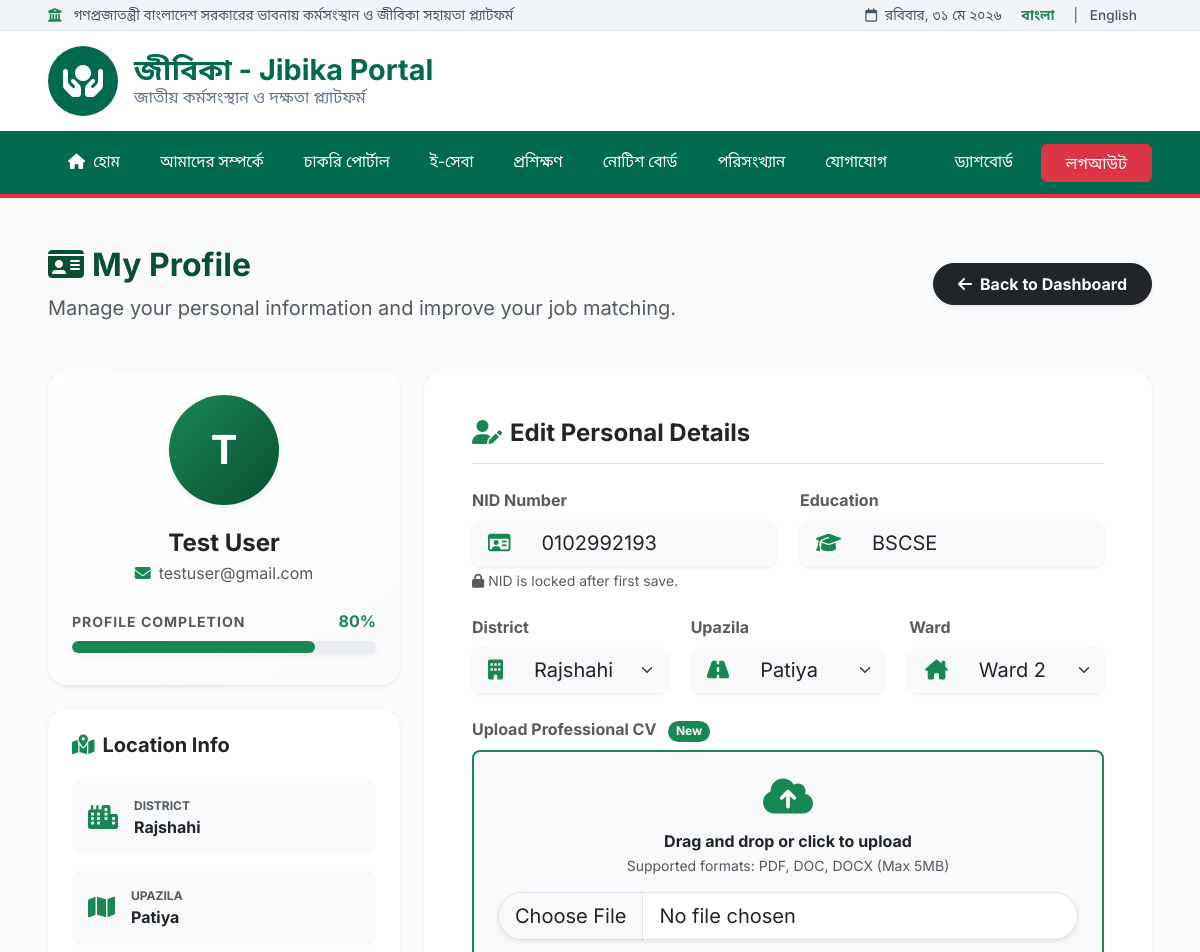
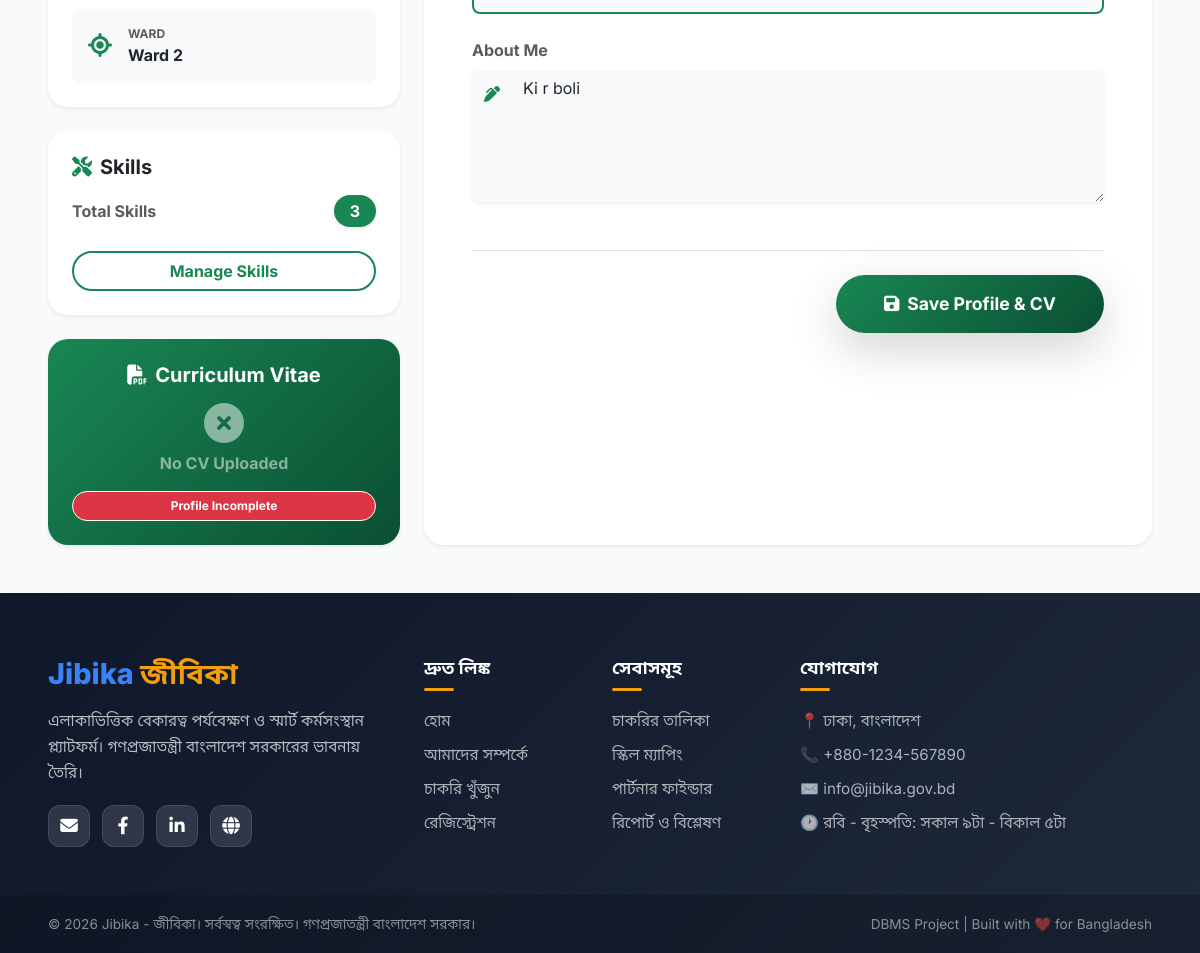
Screenshot of /main/jobseeker/profile.php (signed in) with the database file from the repository (2 pictures, top to bottom).
### tables this page shows
CREATE TABLE `job_seeker_profiles` (
  `profile_id` int(11) NOT NULL AUTO_INCREMENT,
  `user_id` int(11) NOT NULL,
  `nid` varchar(30) DEFAULT NULL,
  `district` varchar(100) DEFAULT NULL,
  `upazila` varchar(100) DEFAULT NULL,
  `education` varchar(150) DEFAULT NULL,
  `skills` text DEFAULT NULL,
  `about` text DEFAULT NULL,
  `created_at` timestamp NOT NULL DEFAULT current_timestamp(),
  `district_id` int(11) DEFAULT NULL,
  `upazila_id` int(11) DEFAULT NULL,
  `ward_id` int(11) DEFAULT NULL,
  PRIMARY KEY (`profile_id`),
  KEY `user_id` (`user_id`),
  KEY `fk_profile_district` (`district_id`),
  KEY `fk_profile_upazila` (`upazila_id`),
  KEY `fk_profile_ward` (`ward_id`),
  CONSTRAINT `fk_profile_district` FOREIGN KEY (`district_id`) REFERENCES `districts` (`district_id`) ON DELETE SET NULL,
  CONSTRAINT `fk_profile_upazila` FOREIGN KEY (`upazila_id`) REFERENCES `upazilas` (`upazila_id`) ON DELETE SET NULL,
  CONSTRAINT `fk_profile_ward` FOREIGN KEY (`ward_id`) REFERENCES `wards` (`ward_id`) ON DELETE SET NULL,
  CONSTRAINT `job_seeker_profiles_ibfk_1` FOREIGN KEY (`user_id`) REFERENCES `users` (`user_id`) ON DELETE CASCADE
);

CREATE TABLE `districts` (
  `district_id` int(11) NOT NULL AUTO_INCREMENT,
  `district_name` varchar(100) NOT NULL,
  PRIMARY KEY (`district_id`),
  UNIQUE KEY `district_name` (`district_name`)
);

CREATE TABLE `upazilas` (
  `upazila_id` int(11) NOT NULL AUTO_INCREMENT,
  `district_id` int(11) NOT NULL,
  `upazila_name` varchar(100) NOT NULL,
  PRIMARY KEY (`upazila_id`),
  KEY `district_id` (`district_id`),
  CONSTRAINT `upazilas_ibfk_1` FOREIGN KEY (`district_id`) REFERENCES `districts` (`district_id`) ON DELETE CASCADE
);

CREATE TABLE `wards` (
  `ward_id` int(11) NOT NULL AUTO_INCREMENT,
  `upazila_id` int(11) NOT NULL,
  `ward_name` varchar(100) NOT NULL,
  PRIMARY KEY (`ward_id`),
  KEY `upazila_id` (`upazila_id`),
  CONSTRAINT `wards_ibfk_1` FOREIGN KEY (`upazila_id`) REFERENCES `upazilas` (`upazila_id`) ON DELETE CASCADE
);

### main/jobseeker/profile.php (the view, shortened to what this page needs)
<?php
include('../assets/config/db.php');
$user_id = $_SESSION['user_id'];
$districts = $conn->query("SELECT * FROM districts ORDER BY district_name ASC");
$upazilas = $conn->query("SELECT * FROM upazilas ORDER BY upazila_name ASC");
$wards = $conn->query("SELECT * FROM wards ORDER BY ward_name ASC");
$result = $conn->query("
    SELECT
        jsp.*,
        d.district_name,
        u.upazila_name,
        w.ward_name
    FROM job_seeker_profiles jsp
    LEFT JOIN districts d ON jsp.district_id = d.district_id
    LEFT JOIN upazilas u ON jsp.upazila_id = u.upazila_id
    LEFT JOIN wards w ON jsp.ward_id = w.ward_id
    WHERE jsp.user_id='$user_id'
");
$profile = ($result && $result->num_rows > 0) ? $result->fetch_assoc() : [];
$skills_result = $conn->query("SELECT * FROM skills WHERE user_id='$user_id'");
$total_skills = ($skills_result) ? $skills_result->num_rows : 0;
$profile_completion = 0;
if (!empty($profile['nid'])) $profile_completion += 15;
if (!empty($profile['education'])) $profile_completion += 15;
if ($total_skills > 0) $profile_completion += 15;
if (!empty($profile['about'])) $profile_completion += 15;
if (!empty($profile['district_id'])) $profile_completion += 20;
?>
<?php include('../includes/header.php'); ?>
<?php include('../includes/navbar.php'); ?>
<div class="container-fluid py-5 px-xl-5">
    <div class="d-flex justify-content-between align-items-center mb-5 flex-wrap gap-3">
        <div>
            <h2 class="fw-bold mb-2" style="color: #0a4f32;"><i class="fa-solid fa-id-card me-2"></i>My Profile</h2>
            <p class="text-muted mb-0 fs-5">Manage your personal information and improve your job matching.</p>
        </div>
        <a href="dashboard.php" class="btn btn-dark px-4 py-2 rounded-pill shadow-sm fw-bold"><i class="fa-solid fa-arrow-left me-2"></i>Back to Dashboard</a>
    </div>
    <div class="row g-4">
        <div class="col-lg-4">
            <div class="card border-0 shadow-sm p-4 mb-4 text-center" style="border-radius:20px; background:linear-gradient(145deg, #ffffff, #f8f9fa);">
                <div class="mb-4 d-flex justify-content-center">
                    <div class="rounded-circle text-white d-flex justify-content-center align-items-center shadow-sm"
                         style="width:110px;height:110px;font-size:40px;font-weight:bold; background:linear-gradient(135deg, #198754, #0a4f32);">
                        <?php echo strtoupper(substr($_SESSION['full_name'], 0, 1)); ?>
                    </div>
                </div>
                <h4 class="fw-bold mb-1 text-dark"><?php echo htmlspecialchars($_SESSION['full_name']); ?></h4>
                <p class="text-muted mb-4"><i class="fa-solid fa-envelope me-2 text-success"></i><?php echo htmlspecialchars($_SESSION['email']); ?></p>
                <div class="mb-2 text-start d-flex justify-content-between align-items-center">
                    <small class="fw-bold text-muted text-uppercase" style="letter-spacing:1px;">Profile Completion</small>
                    <small class="text-success fw-bold fs-6"><?php echo $profile_completion; ?>%</small>
                </div>
                <div class="progress mb-2 rounded-pill shadow-sm" style="height:12px; background:#e9ecef;">
                    <div class="progress-bar bg-success rounded-pill" style="width: <?php echo $profile_completion; ?>%;"></div>
                </div>
            </div>
            <div class="card border-0 shadow-sm p-4 mb-4" style="border-radius:20px;">
                <h5 class="fw-bold mb-4 text-dark"><i class="fa-solid fa-map-location-dot me-2 text-success"></i>Location Info</h5>
                <div class="d-flex align-items-center mb-3 p-3 bg-light rounded-3">
                    <div class="me-3 text-success fs-4"><i class="fa-solid fa-city"></i></div>
                    <div>
                        <small class="text-muted d-block text-uppercase fw-bold" style="font-size:0.75rem;">District</small>
                        <span class="fw-bold text-dark"><?php echo htmlspecialchars($profile['district_name'] ?? 'Not Set'); ?></span>
                    </div>
                </div>
                <div class="d-flex align-items-center mb-3 p-3 bg-light rounded-3">
                    <div class="me-3 text-success fs-4"><i class="fa-solid fa-map"></i></div>
                    <div>
                        <small class="text-muted d-block text-uppercase fw-bold" style="font-size:0.75rem;">Upazila</small>
                        <span class="fw-bold text-dark"><?php echo htmlspecialchars($profile['upazila_name'] ?? 'Not Set'); ?></span>
                    </div>
                </div>
                <div class="d-flex align-items-center p-3 bg-light rounded-3">
                    <div class="me-3 text-success fs-4"><i class="fa-solid fa-location-crosshairs"></i></div>
                    <div>
                        <small class="text-muted d-block text-uppercase fw-bold" style="font-size:0.75rem;">Ward</small>
                        <span class="fw-bold text-dark"><?php echo htmlspecialchars($profile['ward_name'] ?? 'Not Set'); ?></span>
                    </div>
                </div>
            </div>
            <div class="card border-0 shadow-sm p-4 mb-4" style="border-radius:20px;">
                <h5 class="fw-bold mb-3 text-dark"><i class="fa-solid fa-screwdriver-wrench me-2 text-success"></i>Skills</h5>
                <div class="d-flex justify-content-between align-items-center mb-4">
                    <span class="text-muted fw-bold">Total Skills</span>
                    <span class="badge bg-success rounded-pill px-3 py-2 fs-6 shadow-sm"><?php echo $total_skills; ?></span>
                </div>
                <a href="skills.php" class="btn btn-outline-success w-100 rounded-pill fw-bold border-2">Manage Skills</a>
            </div>
            <div class="card border-0 shadow-sm p-4 text-center" style="border-radius:20px; background:linear-gradient(135deg, #198754, #0a4f32); color:#fff;">
                <h5 class="fw-bold mb-3"><i class="fa-solid fa-file-pdf me-2"></i>Curriculum Vitae</h5>
                <?php if (!empty($profile['cv_path'])): ?>
                    <div class="mb-3">
                        <i class="fa-solid fa-circle-check text-white fs-1 mb-2 d-block"></i>
                        <span class="fw-bold">CV Uploaded</span>
                    </div>
                    <a href="<?php echo htmlspecialchars($profile['cv_path']); ?>" target="_blank" class="btn btn-light rounded-pill fw-bold w-100 shadow-sm text-success">
                        <i class="fa-solid fa-eye me-2"></i>View Current CV
                    </a>
                <?php else: ?>
                    <div class="mb-3">
                        <i class="fa-solid fa-circle-xmark text-white-50 fs-1 mb-2 d-block"></i>
                        <span class="fw-bold text-white-50">No CV Uploaded</span>
                    </div>
                    <span class="badge bg-danger rounded-pill px-3 py-2 border border-white">Profile Incomplete</span>
                <?php endif; ?>
            </div>
        </div>
        <div class="col-lg-8">
            <div class="card border-0 shadow-sm p-5 h-100" style="border-radius:20px;">
                <h4 class="fw-bold mb-4 text-dark border-bottom pb-3"><i class="fa-solid fa-user-pen me-2 text-success"></i>Edit Personal Details</h4>
                <form method="POST" enctype="multipart/form-data">
                    <div class="row g-4">
                        <div class="col-md-6">
                            <label class="form-label fw-bold text-muted">NID Number</label>
                            <div class="input-group input-group-lg shadow-sm rounded-3">
                                <span class="input-group-text bg-light border-0"><i class="fa-regular fa-id-card text-success"></i></span>
                                <input type="text" name="nid" class="form-control border-0 bg-light" value="<?php echo htmlspecialchars($profile['nid'] ?? ''); ?>" <?php echo !empty($profile['nid']) ? 'readonly' : ''; ?>>
                            </div>
                            <?php if (!empty($profile['nid'])): ?>
                                <small class="text-muted mt-1 d-block"><i class="fa-solid fa-lock me-1"></i>NID is locked after first save.</small>
                            <?php endif; ?>
                        </div>
                        <div class="col-md-6">
                            <label class="form-label fw-bold text-muted">Education</label>
                            <div class="input-group input-group-lg shadow-sm rounded-3">
                                <span class="input-group-text bg-light border-0"><i class="fa-solid fa-graduation-cap text-success"></i></span>
                                <input type="text" name="education" class="form-control border-0 bg-light" placeholder="Example: BSc in CSE" value="<?php echo htmlspecialchars($profile['education'] ?? ''); ?>">
                            </div>
                        </div>
                        <div class="col-md-4">
                            <label class="form-label fw-bold text-muted">District</label>
                            <div class="input-group input-group-lg shadow-sm rounded-3">
                                <span class="input-group-text bg-light border-0"><i class="fa-solid fa-building text-success"></i></span>
                                <select name="district_id" class="form-select border-0 bg-light">
                                    <?php
                                    if ($districts && $districts->num_rows > 0) {
                                        while ($row = $districts->fetch_assoc()) {
                                            $selected = (($profile['district_id'] ?? '') == $row['district_id']) ? 'selected' : '';
                                            echo "<option value='" . $row['district_id'] . "' $selected>" . htmlspecialchars($row['district_name']) . "</option>";
                                        }
                                    }
                                    ?>
                                </select>
                            </div>
                        </div>
                        <div class="col-md-4">
                            <label class="form-label fw-bold text-muted">Upazila</label>
                            <div class="input-group input-group-lg shadow-sm rounded-3">
                                <span class="input-group-text bg-light border-0"><i class="fa-solid fa-road text-success"></i></span>
                                <select name="upazila_id" class="form-select border-0 bg-light">
                                    <?php
                                    if ($upazilas && $upazilas->num_rows > 0) {
                                        while ($row = $upazilas->fetch_assoc()) {
                                            $selected = (($profile['upazila_id'] ?? '') == $row['upazila_id']) ? 'selected' : '';
                                            echo "<option value='" . $row['upazila_id'] . "' $selected>" . htmlspecialchars($row['upazila_name']) . "</option>";
                                        }
                                    }
                                    ?>
                                </select>
                            </div>
                        </div>
                        <div class="col-md-4">
                            <label class="form-label fw-bold text-muted">Ward</label>
                            <div class="input-group input-group-lg shadow-sm rounded-3">
                                <span class="input-group-text bg-light border-0"><i class="fa-solid fa-house-chimney text-success"></i></span>
                                <select name="ward_id" class="form-select border-0 bg-light">
                                    <?php
                                    if ($wards && $wards->num_rows > 0) {
                                        while ($row = $wards->fetch_assoc()) {
                                            $selected = (($profile['ward_id'] ?? '') == $row['ward_id']) ? 'selected' : '';
                                            echo "<option value='" . $row['ward_id'] . "' $selected>" . htmlspecialchars($row['ward_name']) . "</option>";
                                        }
                                    }
                                    ?>
                                </select>
                            </div>
                        </div>
                        <div class="col-12">
                            <label class="form-label fw-bold text-muted">Upload Professional CV <span class="badge bg-success rounded-pill ms-2">New</span></label>
                            <div class="p-4 border border-2 border-dashed rounded-3 bg-light text-center" style="border-color: #198754 !important;">
                                <i class="fa-solid fa-cloud-arrow-up fs-1 text-success mb-3"></i>
                                <h6 class="fw-bold text-dark mb-1">Drag and drop or click to upload</h6>
                                <p class="text-muted small mb-3">Supported formats: PDF, DOC, DOCX (Max 5MB)</p>
                                <input type="file" name="cv_file" class="form-control form-control-lg bg-white shadow-sm rounded-pill" accept=".pdf,.doc,.docx">
                            </div>
                        </div>
                        <div class="col-12">
                            <label class="form-label fw-bold text-muted">About Me</label>
                            <div class="input-group shadow-sm rounded-3">
                                <span class="input-group-text bg-light border-0 align-items-start pt-3"><i class="fa-solid fa-pen-clip text-success"></i></span>
                                <textarea name="about" class="form-control border-0 bg-light" rows="5" placeholder="Write something about yourself..."><?php echo htmlspecialchars($profile['about'] ?? ''); ?></textarea>
                            </div>
                        </div>
                    </div>
                    <div class="mt-5 d-flex justify-content-end align-items-center border-top pt-4">
                        <button type="submit" name="save_profile" class="btn btn-success px-5 py-3 rounded-pill fw-bold shadow-lg" style="font-size:1.1rem; background: linear-gradient(135deg, #198754, #0a4f32); border: none;">
                            <i class="fa-solid fa-floppy-disk me-2"></i>Save Profile & CV
                        </button>
                    </div>
                </form>
            </div>
        </div>
    </div>
</div>
<?php include('../includes/footer.php'); ?>

### rows the page displays
job_seeker_profiles: district.district_name "Rajshahi", upazila.upazila_name "Patiya", ward.ward_name "Ward 2", nid "0102992193", education "BSCSE", about "Ki r boli"

### other values shown
$t['gov_text'] "গণপ্রজাতন্ত্রী বাংলাদেশ সরকারের ভাবনায় কর্মসংস্থান ও জীবিকা সহায়তা প্ল্যাটফর্ম"
$t['date'] "রবিবার, ৩১ মে ২০২৬"
$t['gov_subtitle'] "জাতীয় কর্মসংস্থান ও দক্ষতা প্ল্যাটফর্ম"
$t['home'] "হোম"
$t['about'] "আমাদের সম্পর্কে"
$t['job_portal'] "চাকরি পোর্টাল"
$t['eservices'] "ই-সেবা"
$t['trainings'] "প্রশিক্ষণ"
$t['notice'] "নোটিশ বোর্ড"
$t['statistics'] "পরিসংখ্যান"
$t['contact'] "যোগাযোগ"
$t['dashboard'] "ড্যাশবোর্ড"
$t['logout'] "লগআউট"
substr($_SESSION['full_name'], 0, 1) "T"
$_SESSION['full_name'] "Test User"
